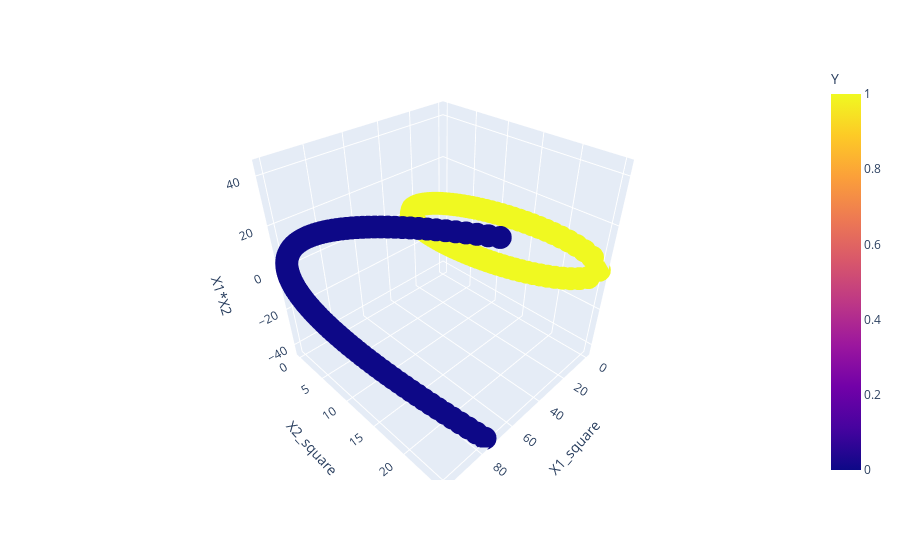

Write notebook code for a chart like this one.
### Code cell
fig=px.scatter_3d(df,x='X1_square',y='X2_square',z='X1*X2',color='Y')
fig.show()

### Figure 1 — Plotly figure (JSON) as saved in the notebook; plotly's stock layout.template omitted (floating-point values rounded to 4 significant figures; data arrays with more than 128 entries replaced by an {"elided": "..."} marker saying what was removed)
{"data": [{"hovertemplate": "X1_square=%{x}<br>X2_square=%{y}<br>X1*X2=%{z}<br>Y=%{marker.color}<extra></extra>", "legendgroup": "", "marker": {"color": {"elided": "400 int values"}, "coloraxis": "coloraxis", "symbol": "circle"}, "mode": "markers", "name": "", "scene": "scene", "showlegend": false, "type": "scatter3d", "x": {"elided": "400 float values"}, "y": {"elided": "400 float values"}, "z": {"elided": "400 float values"}}], "layout": {"coloraxis": {"colorbar": {"title": {"text": "Y"}}, "colorscale": [[0, "#0d0887"], [0.1111, "#46039f"], [0.2222, "#7201a8"], [0.3333, "#9c179e"], [0.4444, "#bd3786"], [0.5556, "#d8576b"], [0.6667, "#ed7953"], [0.7778, "#fb9f3a"], [0.8889, "#fdca26"], [1, "#f0f921"]]}, "legend": {"tracegroupgap": 0}, "margin": {"t": 60}, "scene": {"domain": {"x": [0, 1], "y": [0, 1]}, "xaxis": {"title": {"text": "X1_square"}}, "yaxis": {"title": {"text": "X2_square"}}, "zaxis": {"title": {"text": "X1*X2"}}}}}
